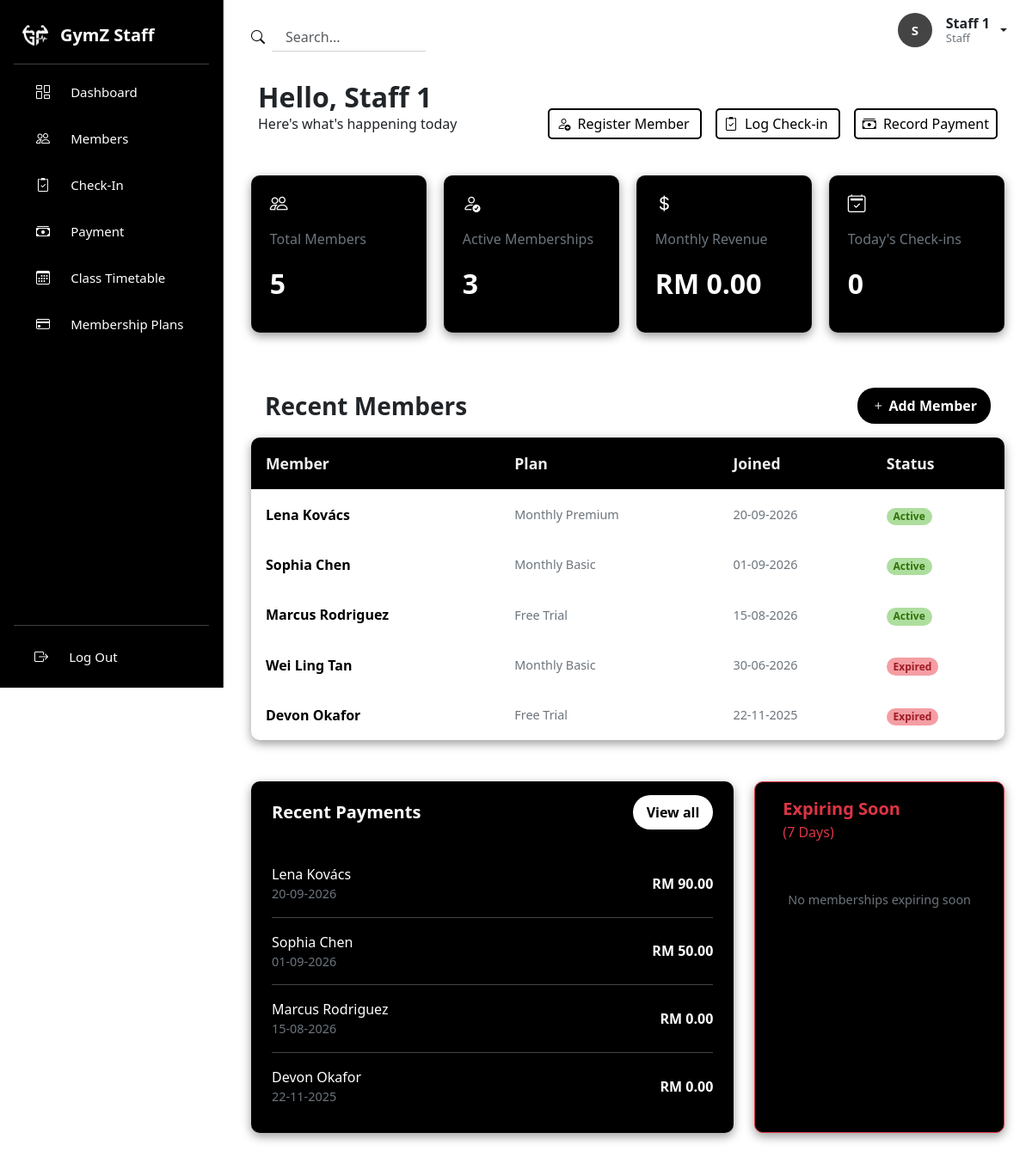
/dashboard (signed in), run on the app's committed database.
### tables this page shows
CREATE TABLE members (
	member_id INT AUTO_INCREMENT PRIMARY KEY,
    name VARCHAR(255) NOT NULL,
    contact VARCHAR(20) NOT NULL,
    join_date DATE NOT NULL,
    plan_id INT NOT NULL, 
    expiry_date DATE NOT NULL,
    registered_by INT NOT NULL,
    CONSTRAINT fk_members_plan FOREIGN KEY (plan_id) REFERENCES membership_plans(plan_id),
    CONSTRAINT fk_members_user FOREIGN KEY (registered_by) REFERENCES users(user_id)
);

CREATE TABLE membership_plans (
	plan_id INT AUTO_INCREMENT PRIMARY KEY,
    plan_name VARCHAR(100) NOT NULL,
    price DEC(5,2) NOT NULL,
    duration_days INT NOT NULL
);

CREATE TABLE payments (
	payment_id INT AUTO_INCREMENT PRIMARY KEY, 
    member_id INT NOT NULL,
    amount DEC(5,2) NOT NULL,
    payment_date DATE NOT NULL,
    new_expiry_date DATE NOT NULL,
    CONSTRAINT fk_payment_member FOREIGN KEY (member_id) REFERENCES members(member_id)
);

### operations/dashboard.php (the view, shortened to what this page needs)
<?php
require_once __DIR__ . '/../config/database.php';
$totalMembers = $db->query("SELECT COUNT(*) FROM members")->fetchColumn();
$activeMembers = $db->query("SELECT COUNT(*) FROM members WHERE expiry_date >= CURDATE()")->fetchColumn();
$monthlyRevenue = $db->query("
    SELECT SUM(amount) FROM payments
    WHERE status = 'paid'
    AND MONTH(payment_date) = MONTH(CURDATE())
    AND YEAR(payment_date) = YEAR(CURDATE())
")->fetchColumn();
$monthlyRevenue = $monthlyRevenue ?? 0;
$checkIns = $db->query("SELECT COUNT(*) FROM checkins WHERE DATE(checkin_time) = CURDATE()")->fetchColumn();
$recentMembers = $db->query("
    SELECT m.member_id, m.name, m.join_date, p.plan_name, m.expiry_date
    FROM members m
    JOIN membership_plans p ON m.plan_id = p.plan_id
    ORDER BY m.join_date DESC
    LIMIT 5
")->fetchAll(PDO::FETCH_ASSOC);
$recentPayments = $db->query("
    SELECT p.amount, p.payment_date, m.name, m.contact
    FROM payments p
    JOIN members m ON p.member_id = m.member_id
    ORDER BY p.payment_date DESC
    LIMIT 5
")->fetchAll(PDO::FETCH_ASSOC);
$expiringSoon = $db->query("
    SELECT name, contact, expiry_date, DATEDIFF(expiry_date, CURDATE()) AS days_left
    FROM members
    WHERE expiry_date BETWEEN CURDATE() AND DATE_ADD(CURDATE(), INTERVAL 7 DAY)
    ORDER BY expiry_date ASC
")->fetchAll(PDO::FETCH_ASSOC);
?>
<!DOCTYPE html>
<html lang="en">
<head>
    <link rel="stylesheet" href="https://cdn.jsdelivr.net/npm/bootstrap-icons@1.13.1/font/bootstrap-icons.min.css">
    <link href="https://cdn.jsdelivr.net/npm/bootstrap@5.3.8/dist/css/bootstrap.min.css" rel="stylesheet">
    <link rel="stylesheet" href="../assets/css/dashboard.css">
    <link rel="stylesheet" href="../assets/css/sidebar.css">
    <link rel="stylesheet" href="../assets/css/navbar.css">
</head>
<body>
    <div class="d-flex min-vh-100">
        <?php include __DIR__ . '/../includes/sidebar.php'; ?>
        <div class="main-content flex-grow-1">
            <?php include __DIR__ . '/../includes/navbar.php' ?>
            <div class="content px-4">
                <div class="header d-flex justify-content-between p-3 pb-0 my-3">
                    <div class="greeting">
                        <h3>Hello, <?= htmlspecialchars($_SESSION['user']['name'] ?? '') ?></h3>
                        <p>Here's what's happening today</p>
                    </div>
                    <div class="quick-btn align-content-end">
                        <a href="/members" class="me-3">
                            <i class="bi bi-person-add me-1"></i>
                            <span>Register Member</span>
                        </a>
                        <a href="/checkin" class="me-3">
                            <i class="bi bi-clipboard2-check me-1"></i>
                            <span>Log Check-in</span>
                        </a>
                        <a href="/payments">
                            <i class="bi bi-cash-stack me-1"></i>
                            <span>Record Payment</span>
                        </a>
                    </div>
                </div>
                <div class="stat-cards my-5 px-2">
                    <div class="cards total-member">
                        <i class="bi bi-people"></i>
                        <p class="stat-label text-secondary">Total Members</p>
                        <p class="stat-value"><?= htmlspecialchars($totalMembers) ?></p>
                    </div>
                    <div class="cards active-member">
                        <i class="bi bi-person-check"></i>
                        <p class="stat-label text-secondary">Active Memberships</p>
                        <p class="stat-value"><?= htmlspecialchars($activeMembers) ?></p>
                    </div>
                    <div class="cards revenue">
                        <i class="bi bi-currency-dollar"></i>
                        <p class="stat-label text-secondary">Monthly Revenue</p>
                        <p class="stat-value">RM <?= htmlspecialchars(number_format($monthlyRevenue, 2)) ?></p>
                    </div>
                    <div class="cards daily-checkin">
                        <i class="bi bi-calendar2-check"></i>
                        <p class="stat-label text-secondary">Today's Check-ins</p>
                        <p class="stat-value"><?= htmlspecialchars($checkIns) ?></p>
                    </div>
                </div>
                <div class="recent-members mx-2 my-5">
                    <div class="table-title d-flex justify-content-between p-3">
                        <p class="fw-bold fs-3 align-content-center">Recent Members</p>
                        <a href="/members?action=new" class="add-member align-content-center p-2 px-3">
                            <i class="bi bi-plus"></i> Add Member
                        </a>
                    </div>
                    <table class="recent-members-table w-100">
                        <thead class="text-dark">
                            <tr>
                                <th>Member</th>
                                <th>Plan</th>
                                <th>Joined</th>
                                <th>Status</th>
                            </tr>
                        </thead>
                        <tbody>
                            <?php if (empty($recentMembers)): ?>
                                <tr>
                                    <td colspan="4" class="text-center text-secondary py-4">No members yet</td>
                                </tr>
                            <?php else: ?>
                                <?php foreach ($recentMembers as $member):
                                    $isActive = strtotime($member['expiry_date']) >= strtotime('today');
                                ?>
                                    <tr>
                                        <td class="fw-semibold"><?= htmlspecialchars($member['name']) ?></td>
                                        <td class="text-secondary plan"><?= htmlspecialchars($member['plan_name']) ?></td>
                                        <td class="text-secondary join"><?= htmlspecialchars(date('d-m-Y', strtotime($member['join_date']))) ?></td>
                                        <td>
                                            <span class="badge rounded-pill <?= $isActive ? 'badge-active' : 'badge-expired' ?>">
                                                <?= $isActive ? 'Active' : 'Expired' ?>
                                            </span>
                                        </td>
                                    </tr>
                                <?php endforeach; ?>
                            <?php endif; ?>
                        </tbody>
                    </table>
                </div>
                <div class="d-flex gap-4 mx-2 my-5 payment-and-expiring">
                    <div class="recent-payments px-4 py-3" style="flex: 2;">
                        <div class="title d-flex justify-content-between mb-4">
                            <p class="fw-bold fs-5 align-content-center m-0">Recent Payments</p>
                            <a href="/payments" class="view-all align-content-center m-0 p-2 px-3">View all</a>
                        </div>
                        <div class="payment-list">
                            <?php if (empty($recentPayments)): ?>
                                <p class="text-center text-secondary py-3">No payment yet</p>
                            <?php else: ?>
                                <?php foreach ($recentPayments as $payment): ?>
                                    <div class="payment-row d-flex justify-content-between align-items-center py-3">
                                        <div>
                                            <p class=""><?= htmlspecialchars($payment['name']) ?></p>
                                            <p class="text-secondary"><?= htmlspecialchars(date('d-m-Y', strtotime($payment['payment_date']))) ?></p>
                                        </div>
                                        <div class="text-end">
                                            <p class="fw-bold">RM <?= htmlspecialchars($payment['amount']) ?></p>
                                        </div>
                                    </div>
                                <?php endforeach; ?>
                            <?php endif; ?>
                        </div>
                    </div>
                    <div class="expiring-soon border border-danger px-3" style="flex: 1;">
                        <div class="title p-3 text-danger">
                            <p class="fw-bold fs-5 align-content-center m-0">Expiring Soon</p>
                            <p class="days">(7 Days)</p>
                        </div>
                        <div>
                            <?php if (empty($expiringSoon)): ?>
                                <p class="text-center text-secondary py-4">No memberships expiring soon</p>
                            <?php endif; ?>
                        </div>
                    </div>
                </div>
            </div>
        </div>
    </div>
</body>
</html>

### assets/css/dashboard.css (style rules this page uses)
.greeting h3, .greeting p { margin: 0; }
.greeting h3 { font-weight: bold; font-size: 2rem; }
.greeting p { font-size: 1rem; }
.quick-btn span, .quick-btn i { font-size: 1rem; }
.quick-btn a { padding: 5px 8px; border: 2px solid black; border-radius: 5px; color: #000; }
.stat-cards { display: grid; grid-template-columns: repeat(4, 1fr); grid-gap: 20px; }
.cards { border-radius: 10px; background-color: #000; color: #FFFFFF; padding: 1rem 1.3rem; border: 1px solid rgba(255, 255, 255, 0.08); box-shadow: 0 4px 12px rgba(0, 0, 0, 0.4); }
.stat-value { font-weight: bold; font-size: 2rem; }
.stat-label { margin-top: 13px; }
.cards .bi { font-size: 1.3rem; }
.recent-members-table { border-radius: 10px; background-color: #FFFFFF; color: #000; box-shadow: 0 4px 12px rgba(0, 0, 0, 0.4); overflow: hidden; }
.table-title p, .table-title a { margin: 0; }
.recent-members a { color: #FFFFFF; background-color: #000; font-weight: bold; border-radius: 20px; }
.recent-members-table th { padding: 17px; border-bottom: 1px solid #f0f0f0; font-size: 1.1rem; background-color: #000; color: #f0f0f0; }
.recent-members-table td { padding: 17px; }
.recent-members-table .plan, .recent-members-table .join { font-size: 0.9rem; }
.badge-active { background-color: #aede9e; color: #30720a; }
.badge-expired { background-color: #f49ea4; color: #9e1c25; }
.recent-payments, .expiring-soon { background-color: #000; color: #FFFFFF; box-shadow: 0 4px 12px rgba(0, 0, 0, 0.4); overflow: hidden; border-radius: 10px; }
.title .view-all { background-color: #FFFFFF; color: #000; border-radius: 20px; font-weight: bold; }
.title .days { font-size: 16px; }
.payment-row p { margin: 0; }
.payment-row:last-child { margin-bottom: 0 !important; }
.payment-row .text-secondary, .expiring-soon .text-secondary { font-size: 0.9rem; }
.payment-row { border-bottom: 1px solid #444; }
.payment-row:last-child { border-bottom: none; }

### assets/css/sidebar.css (style rules this page uses)
body { margin: 0; padding: 0; box-sizing: border-box; }
a { text-decoration: none; }

### assets/css/navbar.css (style rules this page uses)
.main-content { min-width: 0; }

### data on the page
members: name "Lena Kovács", plan.plan_name "Monthly Premium", join_date "20-09-2026", expiry_date "Active"
members: name "Sophia Chen", plan.plan_name "Monthly Basic", join_date "01-09-2026", expiry_date "Active"
members: name "Marcus Rodriguez", plan.plan_name "Free Trial", join_date "15-08-2026", expiry_date "Active"
members: name "Wei Ling Tan", plan.plan_name "Monthly Basic", join_date "30-06-2026", expiry_date "Expired"
members: name "Devon Okafor", plan.plan_name "Free Trial", join_date "22-11-2025", expiry_date "Expired"
payments: member.name "Lena Kovács", payment_date "20-09-2026", amount "90.00"
payments: member.name "Sophia Chen", payment_date "01-09-2026", amount "50.00"
payments: member.name "Marcus Rodriguez", payment_date "15-08-2026", amount "0.00"
payments: member.name "Devon Okafor", payment_date "22-11-2025", amount "0.00"

### other printed values
$role "Staff"
substr($_SESSION['user']['name'], 0, 1) "S"
$_SESSION['user']['name'] "Staff 1"
$_SESSION['user']['role'] "Staff"
$totalMembers "5"
$activeMembers "3"
$monthlyRevenue "0.00"
$checkIns "0"
